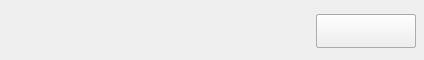
<?xml version="1.0" encoding="UTF-8"?>
<ui version="4.0">
 <class>OneLancForm</class>
 <widget class="QWidget" name="OneLancForm">
  <property name="geometry">
   <rect>
    <x>0</x>
    <y>0</y>
    <width>424</width>
    <height>60</height>
   </rect>
  </property>
  <property name="windowTitle">
   <string>Form</string>
  </property>
  <widget class="QLabel" name="lbName">
   <property name="geometry">
    <rect>
     <x>63</x>
     <y>8</y>
     <width>190</width>
     <height>20</height>
    </rect>
   </property>
   <property name="text">
    <string/>
   </property>
  </widget>
  <widget class="QPushButton" name="btnConn">
   <property name="geometry">
    <rect>
     <x>316</x>
     <y>14</y>
     <width>100</width>
     <height>34</height>
    </rect>
   </property>
   <property name="text">
    <string/>
   </property>
  </widget>
  <widget class="QPushButton" name="btnConnSub">
   <property name="geometry">
    <rect>
     <x>316</x>
     <y>14</y>
     <width>100</width>
     <height>34</height>
    </rect>
   </property>
   <property name="text">
    <string/>
   </property>
  </widget>
  <widget class="QPushButton" name="btnDisConn">
   <property name="geometry">
    <rect>
     <x>316</x>
     <y>14</y>
     <width>100</width>
     <height>34</height>
    </rect>
   </property>
   <property name="text">
    <string/>
   </property>
  </widget>
  <widget class="QLabel" name="lbConned">
   <property name="geometry">
    <rect>
     <x>63</x>
     <y>31</y>
     <width>52</width>
     <height>20</height>
    </rect>
   </property>
   <property name="text">
    <string/>
   </property>
  </widget>
  <widget class="QWidget" name="wbg" native="true">
   <property name="geometry">
    <rect>
     <x>0</x>
     <y>0</y>
     <width>424</width>
     <height>168</height>
    </rect>
   </property>
   <widget class="QLabel" name="lbInfo">
    <property name="geometry">
     <rect>
      <x>63</x>
      <y>71</y>
      <width>238</width>
      <height>85</height>
     </rect>
    </property>
    <property name="text">
     <string/>
    </property>
   </widget>
   <widget class="QPushButton" name="btnInfo">
    <property name="geometry">
     <rect>
      <x>63</x>
      <y>71</y>
      <width>238</width>
      <height>85</height>
     </rect>
    </property>
    <property name="text">
     <string/>
    </property>
   </widget>
  </widget>
  <widget class="QLabel" name="lbIcon">
   <property name="geometry">
    <rect>
     <x>14</x>
     <y>14</y>
     <width>32</width>
     <height>32</height>
    </rect>
   </property>
   <property name="text">
    <string/>
   </property>
  </widget>
  <widget class="Line" name="line">
   <property name="geometry">
    <rect>
     <x>0</x>
     <y>58</y>
     <width>424</width>
     <height>1</height>
    </rect>
   </property>
   <property name="styleSheet">
    <string notr="true">background-color: rgba(255, 255, 255,0.05);</string>
   </property>
   <property name="orientation">
    <enum>Qt::Horizontal</enum>
   </property>
  </widget>
  <widget class="QWidget" name="wbg_2" native="true">
   <property name="geometry">
    <rect>
     <x>0</x>
     <y>0</y>
     <width>424</width>
     <height>60</height>
    </rect>
   </property>
  </widget>
  <widget class="QLabel" name="lbWaiting">
   <property name="geometry">
    <rect>
     <x>316</x>
     <y>14</y>
     <width>100</width>
     <height>34</height>
    </rect>
   </property>
   <property name="text">
    <string/>
   </property>
  </widget>
  <widget class="QLabel" name="lbWaitingIcon">
   <property name="geometry">
    <rect>
     <x>356</x>
     <y>20</y>
     <width>20</width>
     <height>20</height>
    </rect>
   </property>
   <property name="text">
    <string/>
   </property>
  </widget>
  <zorder>lbName</zorder>
  <zorder>lbConned</zorder>
  <zorder>lbIcon</zorder>
  <zorder>line</zorder>
  <zorder>wbg</zorder>
  <zorder>wbg_2</zorder>
  <zorder>btnConnSub</zorder>
  <zorder>btnDisConn</zorder>
  <zorder>btnConn</zorder>
  <zorder>lbWaiting</zorder>
  <zorder>lbWaitingIcon</zorder>
 </widget>
 <resources/>
 <connections/>
</ui>
